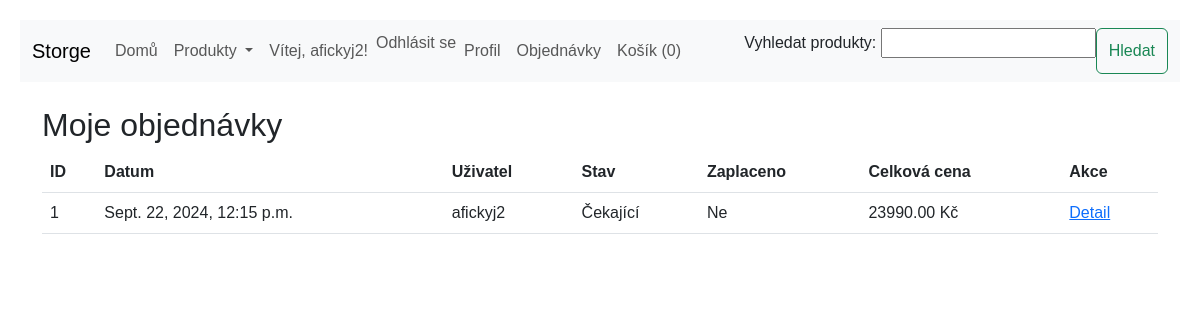
/orders/ (signed in), run on the app's committed database.
### users/models.py (models this page shows, shortened)
class Order(models.Model):
    STATUS_CHOICES = [
        ('pending', 'Čekající'),
        ('processed', 'Zpracováno'),
        ('shipped', 'Odesláno'),
        ('delivered', 'Doručeno'),
    ]
    user = models.ForeignKey(User, on_delete=models.CASCADE, related_name='orders')
    created = models.DateTimeField(auto_now_add=True)
    updated = models.DateTimeField(auto_now=True)
    status = models.CharField(max_length=10, choices=STATUS_CHOICES, default='pending')
    paid = models.BooleanField(default=False)
    class Meta:
        ordering = ('-created',)
    def get_total_cost(self):
        return sum(item.get_cost() for item in self.items.all())

class OrderItem(models.Model):
    order = models.ForeignKey(Order, on_delete=models.CASCADE, related_name='items')
    product = models.ForeignKey('users.Product', on_delete=models.CASCADE, related_name='order_items')
    price = models.DecimalField(max_digits=10, decimal_places=2)
    quantity = models.PositiveIntegerField(default=1)
    def get_cost(self):
        return self.price * self.quantity

### users/views.py (the view)
# urls.py: path('orders/', views.order_list, name='order_list'),
@login_required
def order_list(request):
    if request.user.is_staff:
        orders = Order.objects.all()
    else:
        orders = Order.objects.filter(user=request.user)
    return render(request, 'users/order_list.html', {'orders': orders})

### users/forms.py
class ProductSearchForm(forms.Form):
    query = forms.CharField(max_length=100, label='Vyhledat produkty')

### users/cart.py (called while the page is built)
    def __len__(self):
        return sum(item['quantity'] for item in self.cart.values())

### users/context_processors.py (called while the page is built)
def search_form(request):
    return {'search_form': ProductSearchForm()}

def cart(request):
    return {'cart': Cart(request)}

def categories(request):
    return {'categories': Category.objects.all()}

### users/templates/users/order_list.html (shortened to what this page needs)
{% extends 'base.html' %}
{% block content %}
    <h2>{% if request.user.is_staff %}Všechny objednávky{% else %}Moje objednávky{% endif %}</h2>
    {% if orders %}
        <table class="table">
            <thead>
                <tr>
                    <th>ID</th>
                    <th>Datum</th>
                    <th>Uživatel</th>
                    <th>Stav</th>
                    <th>Zaplaceno</th>
                    <th>Celková cena</th>
                    <th>Akce</th>
                </tr>
            </thead>
            <tbody>
                {% for order in orders %}
                    <tr>
                        <td>{{ order.id }}</td>
                        <td>{{ order.created }}</td>
                        <td>{{ order.user.username }}</td>
                        <td>{{ order.get_status_display }}</td>
                        <td>{{ order.paid|yesno:"Ano,Ne" }}</td>
                        <td>{{ order.get_total_cost }} Kč</td>
                        <td><a href="{% url 'order_detail' order.id %}">Detail</a></td>
                    </tr>
                {% endfor %}
            </tbody>
        </table>
    {% else %}
        <p>{% if request.user.is_staff %}Žádné objednávky nebyly nalezeny.{% else %}Nemáte žádné objednávky.{% endif %}</p>
    {% endif %}
{% endblock %}

### templates/base.html (shortened to what this page needs)
<!DOCTYPE html>
<html lang="cs">
<head>
    <link href="https://cdn.jsdelivr.net/npm/bootstrap@5.3.0/dist/css/bootstrap.min.css" rel="stylesheet">
</head>
<body>
    <nav class="navbar navbar-expand-lg navbar-light bg-light mb-4">
        <div class="container-fluid">
            <a class="navbar-brand" href="{% url 'home' %}">Storge</a>
            <div class="collapse navbar-collapse" id="navbarNav">
                <ul class="navbar-nav me-auto mb-2 mb-lg-0">
                    <li class="nav-item">
                        <a class="nav-link" href="{% url 'home' %}">Domů</a>
                    </li>
                    <li class="nav-item dropdown">
                        <a class="nav-link dropdown-toggle" href="#" id="produktyDropdown" role="button" data-bs-toggle="dropdown" aria-expanded="false">
                            Produkty
                        </a>
                    </li>
                    {% if user.is_authenticated %}
                        <li class="nav-item">
                            <span class="nav-link">Vítej, {{ user.username }}!</span>
                        </li>
                        <li class="nav-item">
                            <form id="logout-form" action="{% url 'logout' %}" method="POST" class="d-inline">
                                <button type="submit" class="btn btn-link nav-link" style="padding: 0;">Odhlásit se</button>
                            </form>
                        </li>
                        <li class="nav-item">
                            <a class="nav-link" href="{% url 'profile' %}">Profil</a>
                        </li>
                        <li class="nav-item">
                            <a class="nav-link" href="{% url 'order_list' %}">Objednávky</a>
                        </li>
                    {% endif %}
                    <li class="nav-item">
                        <a class="nav-link" href="{% url 'cart_detail' %}">Košík ({{ cart|length }})</a>
                    </li>
                </ul>
                <form class="d-flex" method="get" action="{% url 'product_search' %}">
                    {{ search_form.as_p }}
                    <button class="btn btn-outline-success" type="submit">Hledat</button>
                </form>
            </div>
        </div>
    </nav>
    <div class="container">
        {% block content %}
        {% endblock %}
    </div>
</body>
</html>

### templates/base.html (style rules this page uses)
body { font-family: Arial, sans-serif; margin: 20px; }

### data on the page
Order: id "1", created "Sept. 22, 2024, 12:15 p.m.", user.username "afickyj2", status "Čekající", paid "Ne", get_total_cost "23990.00"

### other printed values
{{ user.username }} "afickyj2"
{{ cart|length }} "0"
